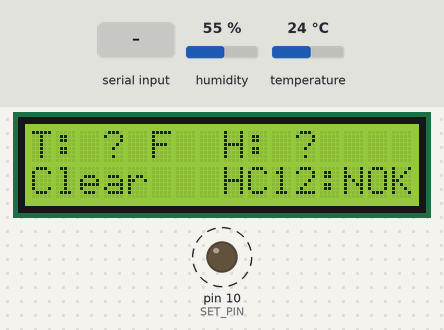
A sketch run on a simulated Arduino Uno, built with avr-gcc and run on an emulated ATmega328P. Parts: 16×2 character LCD, output pins drawn as LEDs (lit = HIGH). Dashed ring = blinking. Inputs (shaded band) come from the test bench; at power-on: humidity 55 %, temperature 24 °C. The modem accepts every AT command (registered, SIM ready, sends succeed) and sends nothing else; what the sketch prints to the serial monitor is not drawn.

Above: at 1.4 s.
1.5 s: "OK\n" received over Serial
At 2.87 s:
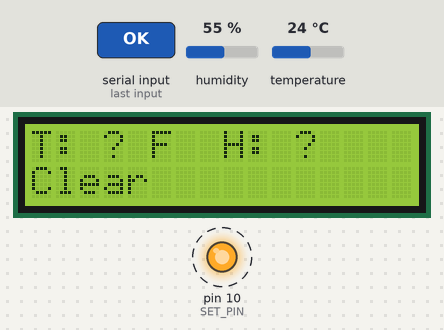
At 4.3 s:
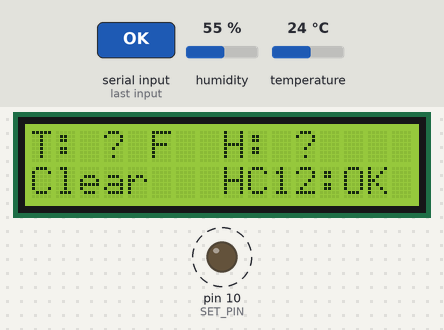
4.6 s: "OK\n" received over the second serial link
6.9 s: "1\n" received over the second serial link
Timing chart, 0 to 15.3 s (numbered marks = the images above; inputs shaded):
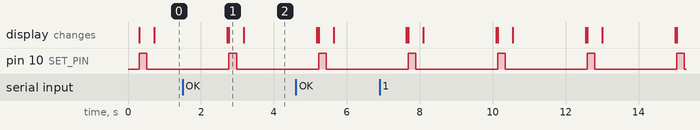

The sketch:

Full_System.ino
```cpp
/*
 * Transmitter
 * Sends signal based on conditions received from sensor
 * Displays relevant information such as temperature, humidity on LCD screen
 * Performs checks on sensor and transceiver and displays errors, if any
 */

/* Setup HC12 (transceiver)
 * While pin headers are closest to you
 * From HC12 to Seeduino
 * Pin 1 to Power
 * Pin 2 to GND
 * Pin 3 to pin 6
 * pin 4 to pin 7
 * Pin 5 open or Power if transmit receive (GND if configuring)
 *
 * Setup LCD
 * VSS to Power (can be 3.3v)
 * GND to GND
 * V0 to potentiometer (or gnd)
 * RS to pin 9
 * RW to GND
 * EN to pin 8
 * D0
 * D1
 * D2
 * D3
 * D4 to pin 0
 * D5 to pin 1
 * D6 to pin 2
 * D7 to pin 3
 * A to Power
 * K to GND
 *
 * AM2320 (temperature/humidity sensor)
 * Pin 1 to VCC
 * Pin 2 to pin 4 (with pullup) SDA
 * Pin 3 to GND
 * Pin 4 to pin 5 (with pullup) SCL
 */

#include <LiquidCrystal.h>// include the library code
#include <SoftwareSerial.h>
#include <Wire.h>
#include <Adafruit_Sensor.h>
#include <Adafruit_AM2320.h>

#define SET_PIN 10

#define TEMP_HAZARD 36
#define HUMIDITY_HAZARD 95


LiquidCrystal lcd(9, 8, 0, 1, 2, 3); // initialize the library with the numbers of the interface pins (Rs, E, DB4, DB5, DB6, DB7)
SoftwareSerial HC12(7,6); //HC12 TX Pin, HC12 RX pin
Adafruit_AM2320 AM2320 = Adafruit_AM2320();

void setup() {
  lcd.begin(16, 2);  // set up the LCD's number of columns and rows:
  Serial.begin(9600);
  HC12.begin(9600);
  AM2320.begin();
  pinMode(SET_PIN, OUTPUT);
  checkHC12();
}

void loop() {
  float temperatureC;
  float temperatureF;
  float humidity;
  lcd.clear();
  getSensorData(temperatureC, temperatureF, humidity);

//  temperatureF = 30;
//  humidity = 96;

  displaySensorData(temperatureC, temperatureF, humidity);

  if(isHazardous(temperatureF, humidity))
  {
    sendHazardSignal();
  }
  else
  {
    sendClearSignal();
  }
  while (HC12.available())          // If HC-12 has data
  {
    Serial.write(HC12.read());      // Send the data to Serial monitor
  }
  while (Serial.available())        // If Serial monitor has data
  {
    HC12.write(Serial.read());      // Send that data to HC-12
  }

  checkHC12();

  // Wait 2 seconds between readings:
  delay(2000);

}

void checkHC12(void)
{
// using these lines of code will prevent the program from running unless you open the serial monitor
//  while (!Serial) {
//    ; // wait for serial port to connect. Needed for native USB port only
//  }
//  Serial.println("Serial monitor available... OK");

  Serial.print("HC12 available... ");
//  if (HC12.isListening()) {
//    Serial.println("OK");
//  } else {
//    Serial.println("NOK");
//  }
  byte incomingByte;
  String HC12Status = "";

  digitalWrite(SET_PIN, LOW); //command mode
  delay(100);
  HC12.print("AT");           //check transmission
  delay(100);

  while(HC12.available())     //save transmission status
  {
    incomingByte = HC12.read();

    if((char(incomingByte) != '\n') && (char(incomingByte) != '\r'))  //remove new line and carriage return characters
    {
//      Serial.println(incomingByte);
      HC12Status += char(incomingByte);  //concatenate status
    }
  }
  //check status and print to serial/lcd
  if(HC12Status == "OK")
  {
    Serial.println("OK");
    lcd.setCursor(8, 1);
    lcd.print("HC12:OK");
  }
  else
  {
    Serial.println("NOK");
    lcd.setCursor(8,1);
    lcd.print("HC12:NOK");
  }
}

void getSensorData(float &temperatureC, float &temperatureF, float &humidity)
{
  temperatureC = AM2320.readTemperature();
  temperatureF = temperatureC * 1.8 + 32; // converts Celsius to Fahrenheit
  humidity = AM2320.readHumidity();
}

//determine hazardous conditions as set by variables TEMP_HAZARD and HUMIDITY_HAZARD
bool isHazardous(int t, int h)
{
  if (t <= TEMP_HAZARD && h >= HUMIDITY_HAZARD)
  {
    //TODO wake-up microcontroller?
    return true;
  }
  else
  {
    return false;
  }
}

void sendHazardSignal()
{
  lcd.setCursor(0,1);
  lcd.print("Hazard");
  Serial.print("Hazardous\n");
  digitalWrite(SET_PIN, HIGH);  //transparent mode
  delay(100);
  HC12.print("Hazard");
  delay(100);
}

void sendClearSignal()
{
  lcd.setCursor(0,1);
  lcd.print("Clear");
  Serial.print("Clear\n");
  digitalWrite(SET_PIN,HIGH);
  delay(100);
  HC12.print("Clear");
  delay(100);
}

// Print the temperature and humidity in the Serial Monitor:
void displaySensorData(float tempC, float tempF, float hum)
{
  Serial.print("Temperature: ");
  Serial.print(tempC);
  Serial.print(" \xC2\xB0"); // shows degree symbol
  Serial.print("C  |  ");
  Serial.print(tempF);
  Serial.print(" \xC2\xB0"); // shows degree symbol
  Serial.println("F");
  Serial.print("Humidity: ");
  Serial.print(hum);
  Serial.println(" %RH");

  lcd.setCursor(0,0);
  lcd.printf("T: %.0f F", tempF);
  lcd.setCursor(8,0);
  lcd.printf("H: %.0f", hum);

}
```

Measured:
- after the input at 1.5 s, the display: first differs from a run without the input after 1.7 s (image 2)
- by itself, pin 10 (SET_PIN): alternates HIGH for 0.21 s and LOW for 2.3 s
- what the display in image 1 shows lasts 0.4 s, from 2.8 s to 3.2 s
